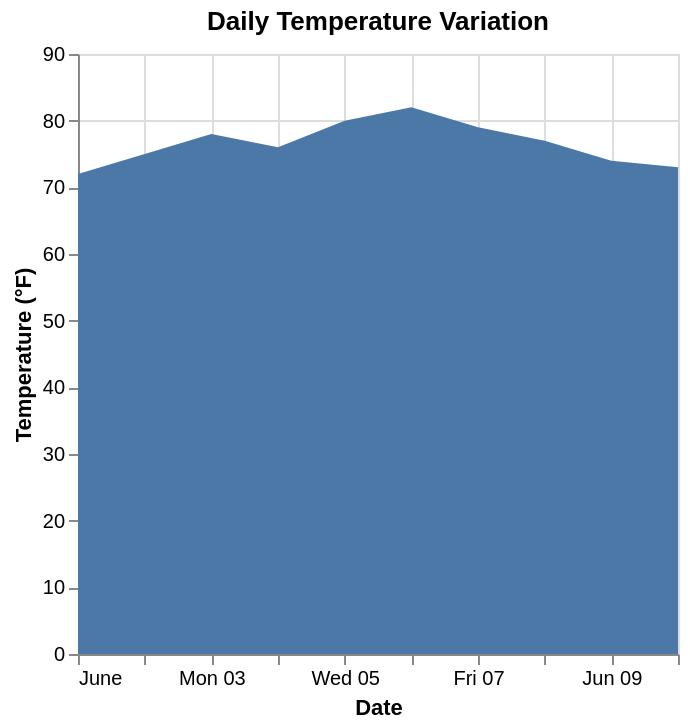

Here is the Vega-Lite specification saved for this chart:
### Vega-Lite specification from a JSON file in a GitHub repository (floating-point values rounded to 4 significant figures)
{"$schema": "https://vega.github.io/schema/vega-lite/v6.json", "description": "Daily temperature variation", "data": {"values": [{"date": "2024-06-01", "temp": 72}, {"date": "2024-06-02", "temp": 75}, {"date": "2024-06-03", "temp": 78}, {"date": "2024-06-04", "temp": 76}, {"date": "2024-06-05", "temp": 80}, {"date": "2024-06-06", "temp": 82}, {"date": "2024-06-07", "temp": 79}, {"date": "2024-06-08", "temp": 77}, {"date": "2024-06-09", "temp": 74}, {"date": "2024-06-10", "temp": 73}]}, "mark": "area", "encoding": {"x": {"field": "date", "type": "temporal", "axis": {"title": "Date"}}, "y": {"field": "temp", "type": "quantitative", "axis": {"title": "Temperature (°F)"}}}, "title": "Daily Temperature Variation"}
